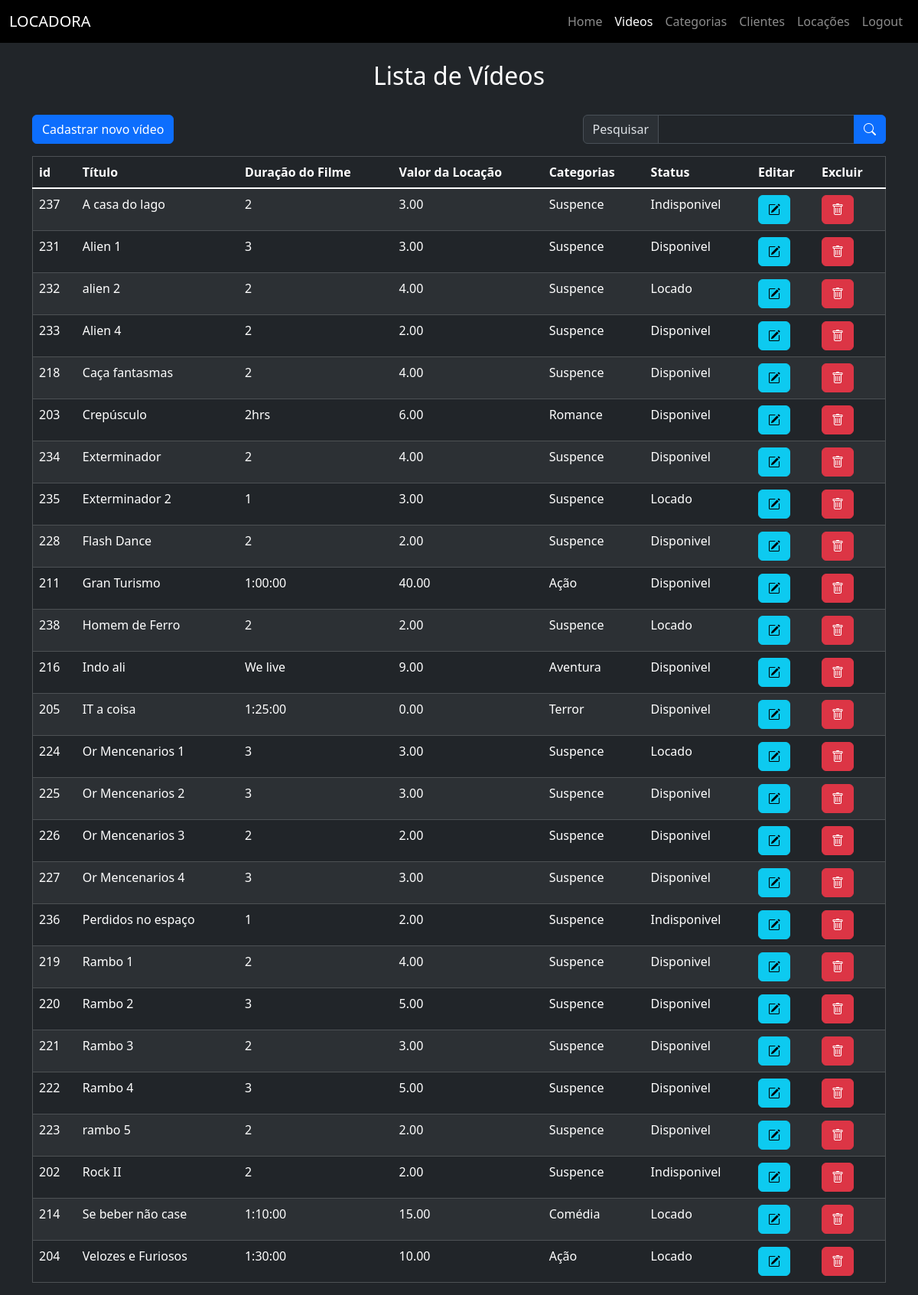
The page /index.php?menu=videos (signed in) on the database its author committed.
### tables this page shows
CREATE TABLE `tbfilmes` (
  `idFilme` int NOT NULL AUTO_INCREMENT,
  `tituloFilme` varchar(100) NOT NULL,
  `duracaoFilme` varchar(10) NOT NULL,
  `valorLocacao` decimal(10,2) NOT NULL,
  `idCategoria` int NOT NULL,
  `statusFilme` int NOT NULL DEFAULT '0',
  PRIMARY KEY (`idFilme`)
);

CREATE TABLE `tbcategorias` (
  `idCategoria` int NOT NULL AUTO_INCREMENT,
  `nomeCategoria` varchar(100) NOT NULL,
  PRIMARY KEY (`idCategoria`)
);

### lista-videos.php (the view)
<div class="container">
    <div class="d-flex justify-content-center my-4">
        <h2>Lista de Vídeos</h2>
    </div>
    <div class="d-flex flex-row flex-wrap gap-3 justify-content-between my-3">
        <div class="btn btn-primary">
            <a class="text-white text-decoration-none" href="index.php?menu=cad-videos">Cadastrar novo vídeo</a>
        </div>
        <div class="">
            <?php
            if (isset($_POST["txtPesquisa"])) {
                $txtPesquisa = $_POST["txtPesquisa"];
            } else {
                $txtPesquisa = "";
            }
            ?>
            <form class="input-group" action="" method="post">
                <label class="input-group-text " for="txtPesquisa">Pesquisar</label>
                <input class="form-control" type="search" name="txtPesquisa" id="txtPesquisa" value="<?= $txtPesquisa ?>">
                <button class="btn btn-primary" type="submit">
                    <i class="bi bi-search"></i>
                </button>
            </form>
        </div>
    </div>
    <div class="table-responsive">
        <table class="table table-striped table-dark" border="1">
            <thead>
                <tr>
                    <th>id</th>
                    <th>Título</th>
                    <th>Duração do Filme</th>
                    <th>Valor da Locação</th>
                    <th>Categorias</th>
                    <th>Status</th>
                    <th>Editar</th>
                    <th>Excluir</th>
                </tr>
            </thead>
            <tbody class="table-group-divider">
                <?php
                $sql = "SELECT f.idFilme,tituloFilme, duracaoFilme,valorLocacao,nomeCategoria,
        CASE
            WHEN statusFilme = 0 THEN 'Disponivel'
            WHEN statusFilme = 1 THEN 'Locado'
            WHEN statusFilme = 2 THEN 'Indisponivel'
        END
        as statusLocacao
        FROM
        tbfilmes as f left join
        tbcategorias as c on f.idCategoria = c.idCategoria
        where tituloFilme like '%{$txtPesquisa}%'
         order by tituloFilme";
                $rs = mysqli_query($conexao, $sql);
                while ($dados = mysqli_fetch_assoc($rs)) {
                ?>
                    <tr>
                        <td><?= $dados["idFilme"] ?></td>
                        <td><?= $dados["tituloFilme"] ?></td>
                        <td><?= $dados["duracaoFilme"] ?></td>
                        <td><?= $dados["valorLocacao"] ?></td>
                        <td><?= $dados["nomeCategoria"] ?></td>
                        <td><?= $dados["statusLocacao"] ?></td>
                        <td>
                            <a class="btn btn-info" href="index.php?menu=editar-videos&idFilme=<?= $dados["idFilme"] ?>">
                                <i class="bi bi-pencil-square"></i>
                            </a>
                        </td>
                        <td>
                            <a class="btn btn-danger" href="index.php?menu=excluir-videos&idFilme=<?= $dados["idFilme"] ?>">
                                <i class="bi bi-trash"></i>
                            </a>
                        </td>
                    </tr>
                <?php
                }
                ?>
            </tbody>
        </table>
    </div>
</div>

### index.php (shortened to what this page needs)
<?php
include_once("./db/conexao.php");
$option_menu = array(
    array("item_menu" => "Home", "slug" => "home"),
    array("item_menu" => "Videos", "slug" => "videos"),
    array("item_menu" => "Categorias", "slug" => "categorias"),
    array("item_menu" => "Clientes", "slug" => "clientes"),
    array("item_menu" => "Locações", "slug" => "locacao"),
);
if (isset($_GET['menu'])) {
    $menu = $_GET['menu'];
} else {
    $menu = "home";
}
?>
<!DOCTYPE html>
<html lang="en" data-bs-theme="dark">
<head>
    <link rel="stylesheet" href="./css/estilo.css">
    <link href="https://cdn.jsdelivr.net/npm/bootstrap@5.3.2/dist/css/bootstrap.min.css" rel="stylesheet">
    <link rel="stylesheet" href="https://cdn.jsdelivr.net/npm/bootstrap-icons@1.11.1/font/bootstrap-icons.css">
</head>
<body class="bg-dark text-white">
    <header class="sticky-top">
        <nav class="navbar navbar-expand-lg bg-black" data-bs-theme="dark">
            <div class="container-fluid">
                <a class="navbar-brand" href="index.php">LOCADORA</a>
                <div class="collapse navbar-collapse justify-content-end" id="navbarNavAltMarkup">
                    <div class="navbar-nav">
                        <?php foreach ($option_menu as $item_menu) : ?>
                            <a class="nav-link <?php
                                                if ($menu === $item_menu['slug']) {
                                                    echo "active";
                                                } else {
                                                    echo "";
                                                }
                                                ?>" href="index.php?menu=<?= $item_menu['slug']; ?>"><?= $item_menu['item_menu'] ?></a>
                        <?php endforeach; ?>
                        <a class="nav-link" href="logout.php">Logout</a>
                    </div>
                </div>
            </div>
        </nav>
    </header>
    <main>
        <?php
        switch ($menu) {
            case "videos";
                include("lista-videos.php");
                break;
        }
        ?>
    </main>
</body>
</html>

### rows shown on the page
tbfilmes: idFilme "237", tituloFilme "A casa do lago", duracaoFilme "2", valorLocacao "3.00", idCategoria.nomeCategoria "Suspence", statusLocacao "Indisponivel"
tbfilmes: idFilme "231", tituloFilme "Alien 1", duracaoFilme "3", valorLocacao "3.00", idCategoria.nomeCategoria "Suspence", statusLocacao "Disponivel"
tbfilmes: idFilme "232", tituloFilme "alien 2", duracaoFilme "2", valorLocacao "4.00", idCategoria.nomeCategoria "Suspence", statusLocacao "Locado"
tbfilmes: idFilme "233", tituloFilme "Alien 4", duracaoFilme "2", valorLocacao "2.00", idCategoria.nomeCategoria "Suspence", statusLocacao "Disponivel"
tbfilmes: idFilme "218", tituloFilme "Caça fantasmas", duracaoFilme "2", valorLocacao "4.00", idCategoria.nomeCategoria "Suspence", statusLocacao "Disponivel"
tbfilmes: idFilme "203", tituloFilme "Crepúsculo", duracaoFilme "2hrs", valorLocacao "6.00", idCategoria.nomeCategoria "Romance", statusLocacao "Disponivel"
tbfilmes: idFilme "234", tituloFilme "Exterminador", duracaoFilme "2", valorLocacao "4.00", idCategoria.nomeCategoria "Suspence", statusLocacao "Disponivel"
tbfilmes: idFilme "235", tituloFilme "Exterminador 2", duracaoFilme "1", valorLocacao "3.00", idCategoria.nomeCategoria "Suspence", statusLocacao "Locado"
tbfilmes: idFilme "228", tituloFilme "Flash Dance", duracaoFilme "2", valorLocacao "2.00", idCategoria.nomeCategoria "Suspence", statusLocacao "Disponivel"
tbfilmes: idFilme "211", tituloFilme "Gran Turismo", duracaoFilme "1:00:00", valorLocacao "40.00", idCategoria.nomeCategoria "Ação", statusLocacao "Disponivel"
tbfilmes: idFilme "238", tituloFilme "Homem de Ferro", duracaoFilme "2", valorLocacao "2.00", idCategoria.nomeCategoria "Suspence", statusLocacao "Locado"
tbfilmes: idFilme "216", tituloFilme "Indo ali", duracaoFilme "We live", valorLocacao "9.00", idCategoria.nomeCategoria "Aventura", statusLocacao "Disponivel"
tbfilmes: idFilme "205", tituloFilme "IT a coisa", duracaoFilme "1:25:00", valorLocacao "0.00", idCategoria.nomeCategoria "Terror", statusLocacao "Disponivel"
tbfilmes: idFilme "224", tituloFilme "Or Mencenarios 1", duracaoFilme "3", valorLocacao "3.00", idCategoria.nomeCategoria "Suspence", statusLocacao "Locado"
tbfilmes: idFilme "225", tituloFilme "Or Mencenarios 2", duracaoFilme "3", valorLocacao "3.00", idCategoria.nomeCategoria "Suspence", statusLocacao "Disponivel"
tbfilmes: idFilme "226", tituloFilme "Or Mencenarios 3", duracaoFilme "2", valorLocacao "2.00", idCategoria.nomeCategoria "Suspence", statusLocacao "Disponivel"
tbfilmes: idFilme "227", tituloFilme "Or Mencenarios 4", duracaoFilme "3", valorLocacao "3.00", idCategoria.nomeCategoria "Suspence", statusLocacao "Disponivel"
tbfilmes: idFilme "236", tituloFilme "Perdidos no espaço", duracaoFilme "1", valorLocacao "2.00", idCategoria.nomeCategoria "Suspence", statusLocacao "Indisponivel"
tbfilmes: idFilme "219", tituloFilme "Rambo 1", duracaoFilme "2", valorLocacao "4.00", idCategoria.nomeCategoria "Suspence", statusLocacao "Disponivel"
tbfilmes: idFilme "220", tituloFilme "Rambo 2", duracaoFilme "3", valorLocacao "5.00", idCategoria.nomeCategoria "Suspence", statusLocacao "Disponivel"
tbfilmes: idFilme "221", tituloFilme "Rambo 3", duracaoFilme "2", valorLocacao "3.00", idCategoria.nomeCategoria "Suspence", statusLocacao "Disponivel"
tbfilmes: idFilme "222", tituloFilme "Rambo 4", duracaoFilme "3", valorLocacao "5.00", idCategoria.nomeCategoria "Suspence", statusLocacao "Disponivel"
tbfilmes: idFilme "223", tituloFilme "rambo 5", duracaoFilme "2", valorLocacao "2.00", idCategoria.nomeCategoria "Suspence", statusLocacao "Disponivel"
tbfilmes: idFilme "202", tituloFilme "Rock II", duracaoFilme "2", valorLocacao "2.00", idCategoria.nomeCategoria "Suspence", statusLocacao "Indisponivel"
tbfilmes: idFilme "214", tituloFilme "Se beber não case", duracaoFilme "1:10:00", valorLocacao "15.00", idCategoria.nomeCategoria "Comédia", statusLocacao "Locado"
tbfilmes: idFilme "204", tituloFilme "Velozes e Furiosos", duracaoFilme "1:30:00", valorLocacao "10.00", idCategoria.nomeCategoria "Ação", statusLocacao "Locado"

### other values the page prints
$item_menu['item_menu'] "Home"
$item_menu['item_menu'] "Videos"
$item_menu['item_menu'] "Categorias"
$item_menu['item_menu'] "Clientes"
$item_menu['item_menu'] "Locações"
